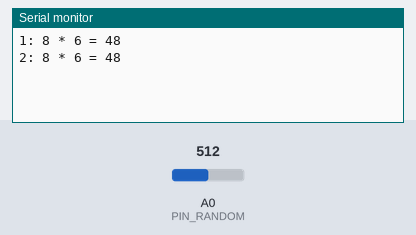
Simulated run of this sketch. Board: Arduino Uno, built with avr-gcc and run on an emulated ATmega328P. Parts: the last lines printed to the serial monitor. The test bench sets the inputs (shaded band); at power-on: A0 (PIN_RANDOM) = 512. Random numbers use the default seed unless the sketch sets one.

Above: at 1.8 s.
1.9 s: A0 (PIN_RANDOM) set to 306
At 2.8 s:
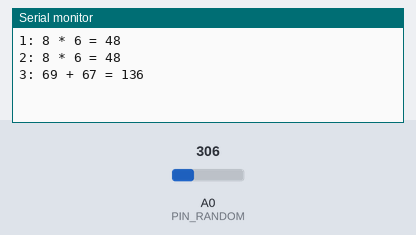
4.5 s: A0 (PIN_RANDOM) set to 122
At 9.5 s:
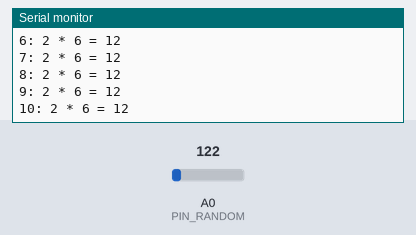
Timing chart, 0 to 11.0 s (numbered marks = the images above; inputs shaded):
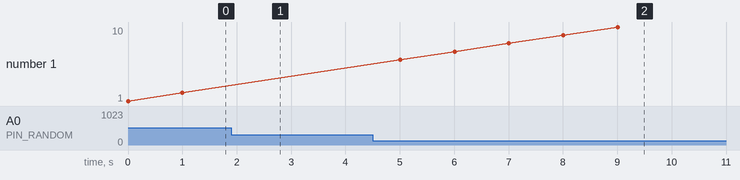

The sketch:

Math.ino
```cpp
/**
* Set constants
*/
// Set number of math expressions to display
const unsigned int NUMBER_OF_EXPRESSIONS = 10;

// Set random noise pin (must be analog and unused)
const unsigned int PIN_RANDOM = 0;

/**
* Declare variables
*/
// Set the operators
char operators[3] = {'+', '-', '*'};

// Set variables
unsigned int variableA = 0;
unsigned int variableB = 0;

// Set answer
signed int expressionAnswer = 0;

// Set min and max values for the variables
unsigned int variableMax = 0;
unsigned int variableMin = 1;

// Whether or not the program is done
boolean done = false;

/**
* Setup program
*/
void setup() {
  // Start serial output
  Serial.begin(9600);
}

/**
* Run program
*/
void loop() {
  // Run program
  if(!done) {
    // Print expressions
    for(int i = 0; i < NUMBER_OF_EXPRESSIONS; i++) {
      // Create new random seed
      randomSeed(analogRead(PIN_RANDOM));

      // Get random operator
      char expressionOperator = operators[random(0, 3)];

      // Set max value for variables
      variableMax = (expressionOperator == '+' || expressionOperator == '-') ? 100 : 10;

      // Get random variables
      variableA = random(variableMin, variableMax);
      variableB = random(variableMin, variableMax);

      // Calculate answer
      switch(expressionOperator) {
        case '+':
          expressionAnswer = variableA + variableB;
          break;
        case '-':
          expressionAnswer = variableA - variableB;
          break;
        case '*':
          expressionAnswer = variableA * variableB;
          break;
      }

      // Print expression number
      Serial.print(i + 1);
      Serial.print(": ");

      // Print variable A
      Serial.print(variableA);

      // Print operator
      Serial.print(" ");
      Serial.print(expressionOperator);
      Serial.print(" ");

      // Print variable B
      Serial.print(variableB);

      // Print answer
      Serial.print(" = ");
      Serial.println(expressionAnswer);

      delay(1000);
    }

    // Set boolean to true
    done = true;
  }
}
```

Measured:
- after the input at 1.9 s, the serial monitor: prints a new line after 0.10 s (image 1)
- after the input at 4.5 s, the serial monitor: prints a new line after 0.51 s (image 2)
